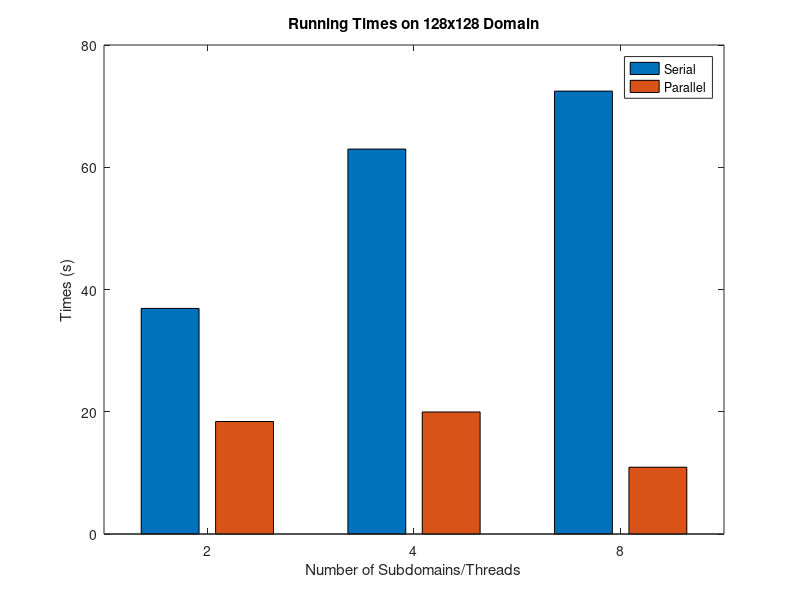

Source code (MATLAB):
times2 = [36.905 18.405];
times4 = [62.973 19.962];
times8 = [72.457 10.927];

y = [times2; times4; times8];

threads = [2 4 6];

bar(threads, y);
set(gca,'XTickLabel',{'2', '4', '8'});
xlabel('Number of Subdomains/Threads');
ylabel('Times (s)');

legend('Serial', 'Parallel');
title('Running Times on 128x128 Domain');